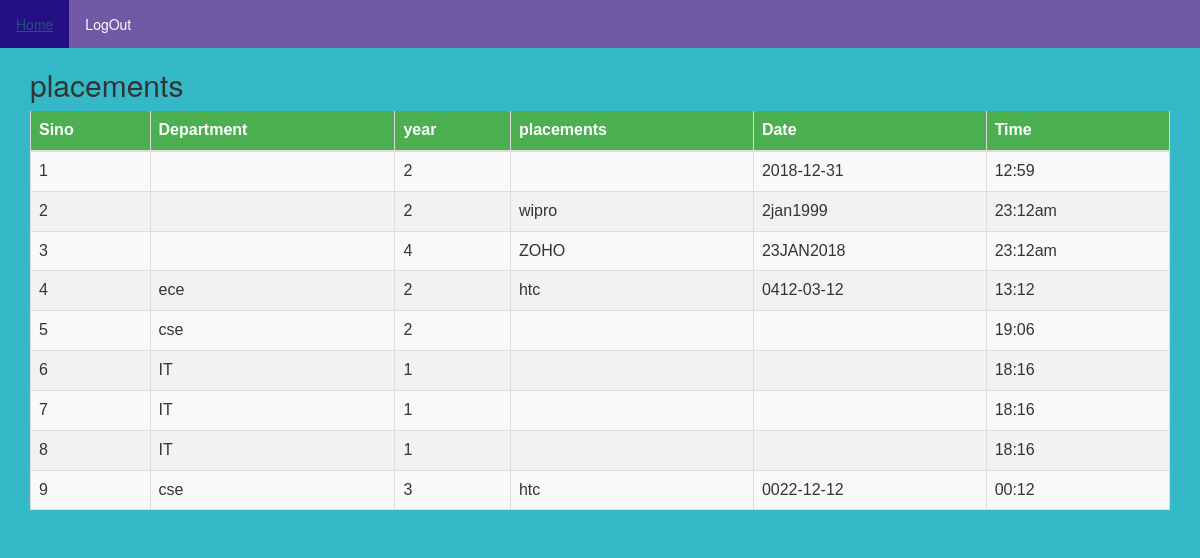
/pview.php, run on the app's committed database.
### tables this page shows
CREATE TABLE `pt` (
  `pid` int(100) NOT NULL,
  `department` varchar(100) NOT NULL,
  `year` int(170) NOT NULL,
  `placements` varchar(122) NOT NULL,
  `date` varchar(100) NOT NULL,
  `time` varchar(100) NOT NULL
);

### pview.php (the view, shortened to what this page needs)
<html lang="en">
<head>
  <link rel="stylesheet" href="https://maxcdn.bootstrapcdn.com/bootstrap/3.3.7/css/bootstrap.min.css">
 </head>
 <body>
<ul>
<li><a href="AllViewedit.html">Home</a></li>
<li><a href="logout.php">LogOut</a></li>
</ul>
<div class="container">
  <h2>placements</h2>
  <table class="table table-striped">
    <thead>
      <tr>
        <th>Sino</th>
        <th>Department</th>
	<th>year</th>
        <th>placements</th>
	<th>Date</th>
	<th>Time</th>
      </tr>
    </thead>
    <tbody>
      <tr>
<?php
 include 'db1.php';
$r=mysqli_query($c,"select * from pt");
while ($row=mysqli_fetch_row($r))
{
echo "<td>".$row[0]."</td>";
echo "<td>".$row[1]." </td>";
echo "<td> ".$row[2]."</td>";
echo "<td> ".$row[3]."</td>";
echo "<td> ".$row[4]."</td>";
echo "<td> ".$row[5]."</td>";
echo  "</tr>";
}
?>
    </tbody>
  </table>
</div>
</body>
</html>

### pview.php (style rules this page uses)
body { background: #2db7c6f5; }
ul { list-style-type: none; margin: 0; padding: 0; overflow: hidden; background-color: #893699ba; }
li { float: left; }
li a { display: inline-block; color: white; text-align: center; padding: 14px 16px; text-decoration: none; }
table { font-family: "Trebuchet MS", Arial, Helvetica, sans-serif; border-collapse: collapse; width: 100%; }
td,th { border: 1px solid #ddd; padding: 8px; }
tr { background-color: #f2f2f2; }
th { padding-top: 12px; padding-bottom: 12px; text-align: left; background-color: #4CAF50; color: white; }

### data on the page
pt: pid "1", year "2", date "2018-12-31", time "12:59"
pt: pid "2", year "2", placements "wipro", date "2jan1999", time "23:12am"
pt: pid "3", year "4", placements "ZOHO", date "23JAN2018", time "23:12am"
pt: pid "4", department "ece", year "2", placements "htc", date "0412-03-12", time "13:12"
pt: pid "5", department "cse", year "2", time "19:06"
pt: pid "6", department "IT", year "1", time "18:16"
pt: pid "7", department "IT", year "1", time "18:16"
pt: pid "8", department "IT", year "1", time "18:16"
pt: pid "9", department "cse", year "3", placements "htc", date "0022-12-12", time "00:12"
